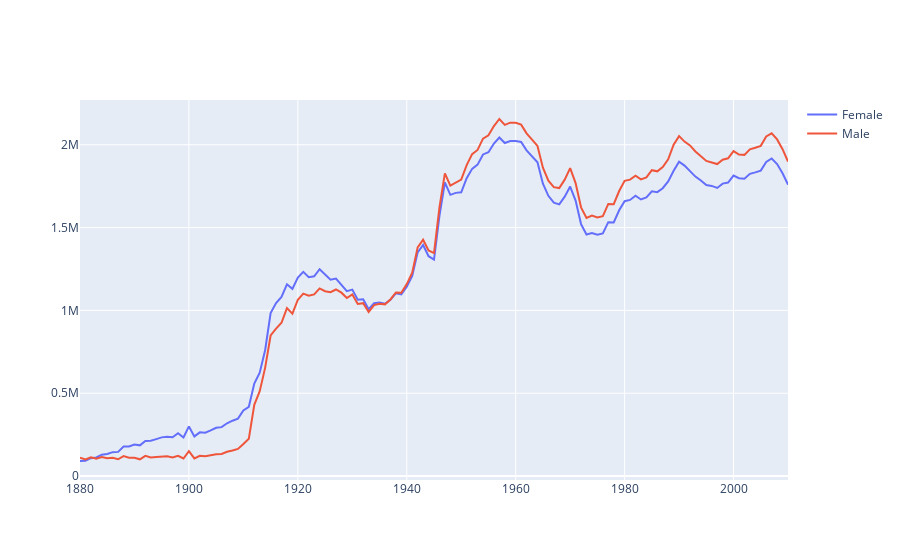

Notebook code for this chart:
### Code cell
fig=go.Figure()
fig.add_trace(go.Scatter(x=total_births.index,y=total_births['F'],name='Female'))
fig.add_trace(go.Scatter(x=total_births.index,y=total_births['M'],name='Male'))

### Figure 1 — Plotly figure (JSON) as saved in the notebook; plotly's stock layout.template omitted (floating-point values rounded to 4 significant figures; data arrays with more than 128 entries replaced by an {"elided": "..."} marker saying what was removed)
{"data": [{"name": "Female", "type": "scatter", "x": {"elided": "131 int values"}, "y": {"elided": "131 int values"}}, {"name": "Male", "type": "scatter", "x": {"elided": "131 int values"}, "y": {"elided": "131 int values"}}], "layout": {}}
